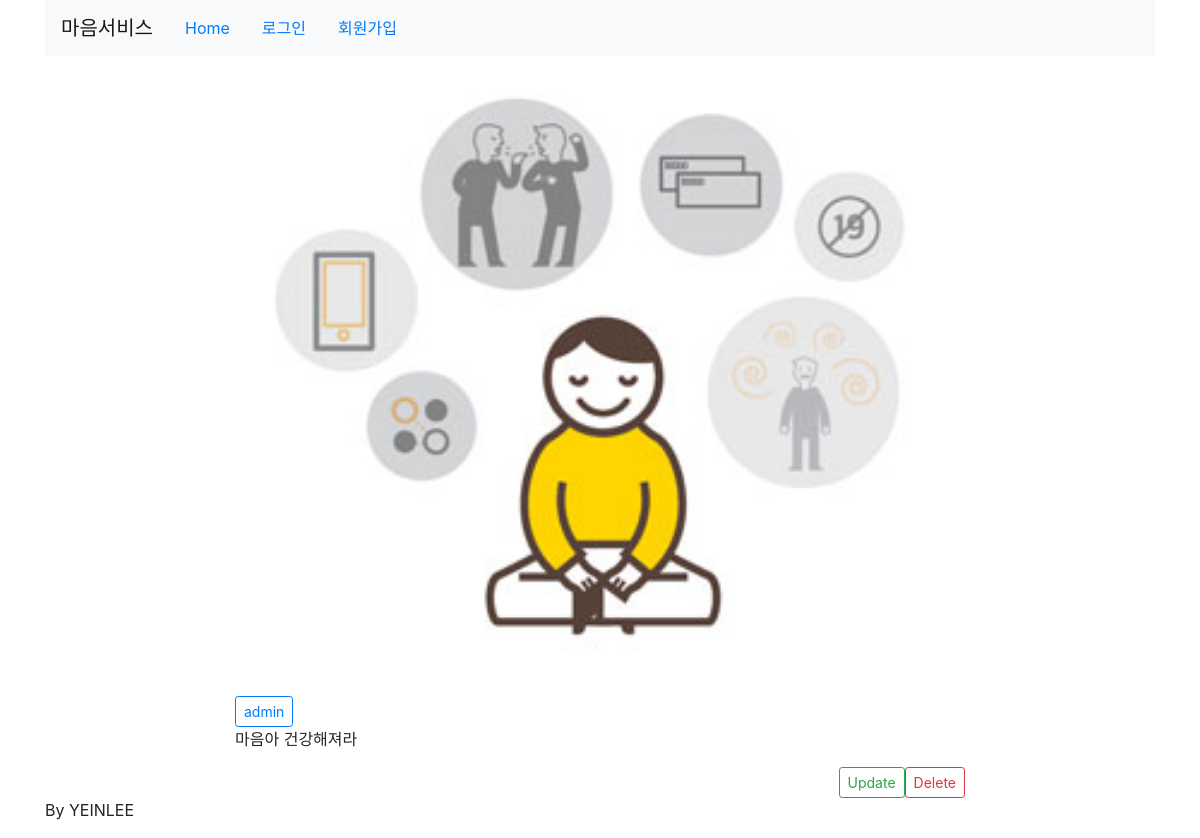
Screenshot of /detail/3/ with the database file from the repository.
### photo/models.py (models this page shows, shortened)
class Photo(models.Model):
    author = models.ForeignKey(User, on_delete=models.CASCADE, related_name='user_photos')
    photo = models.ImageField(upload_to='photos/%Y/%m/%d', default='photos/no_image.png')
    text = models.TextField()
    created = models.DateTimeField(auto_now_add=True)
    updated = models.DateTimeField(auto_now=True)
    class Meta:
        ordering = ['-updated']

### photo/templates/photo/detail.html (shortened to what this page needs)
{% extends 'base.html' %}
{% block content %}
    <div class="row">
        <div class="col-md-2"></div>
        <div class="col-md-8 panel panel-default">
            <p><img src="{{object.photo.url}}" style="width:100%;"></p>
            <button type="button" class="btn btn-outline-primary btn-sm">
                    {{object.author.username}}</button>
                <p>{{object.text|linebreaksbr}}</p>
                <a href="{% url 'photo:photo_delete' pk=object.id %}" class="btn btn-outline-danger btn-sm float-right">Delete</a>
                <a href="{% url 'photo:photo_update' pk=object.id %}" class="btn btn-outline-success btn-sm float-right">Update</a>
        </div>
        <div class="col-md-2"></div>
    </div>
{% endblock %}

### rows the page displays
Photo: photo (picture), author.username "admin", text "마음아 건강해져라"
